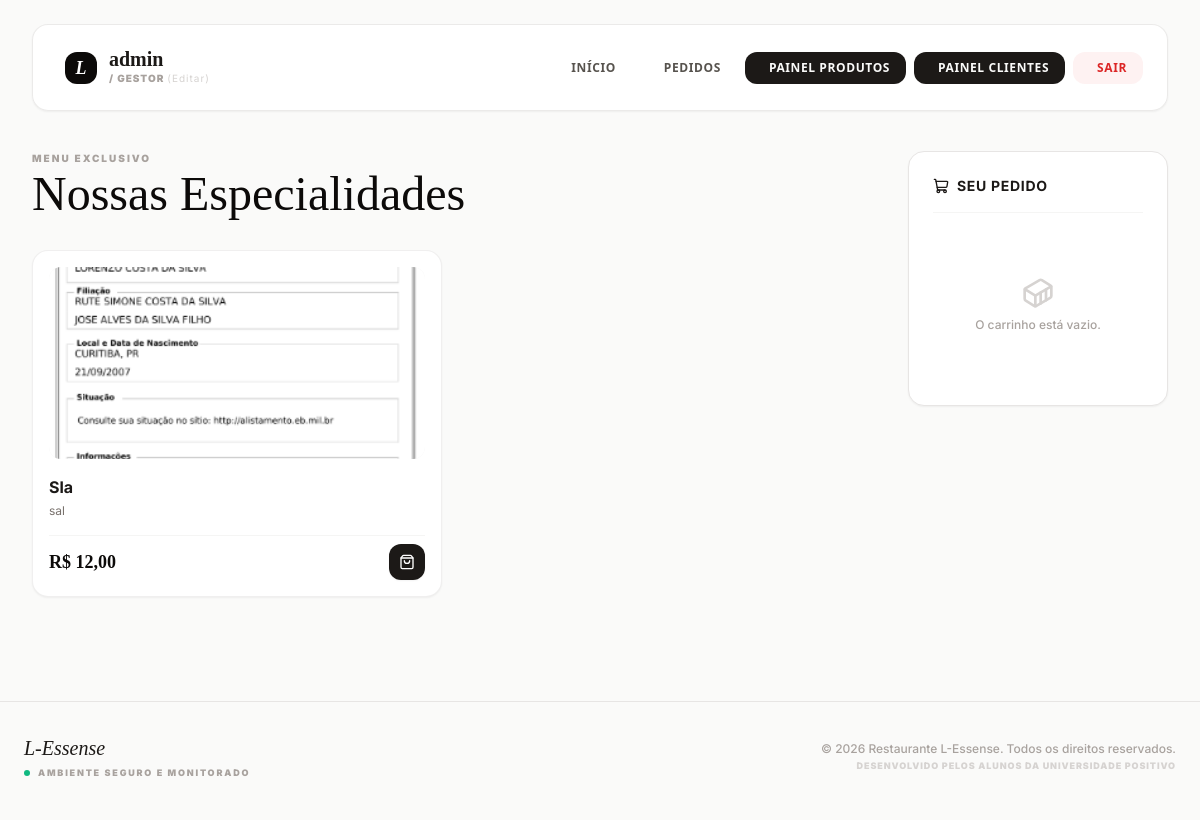
Before: /user/home.php (signed in) with the older database file.
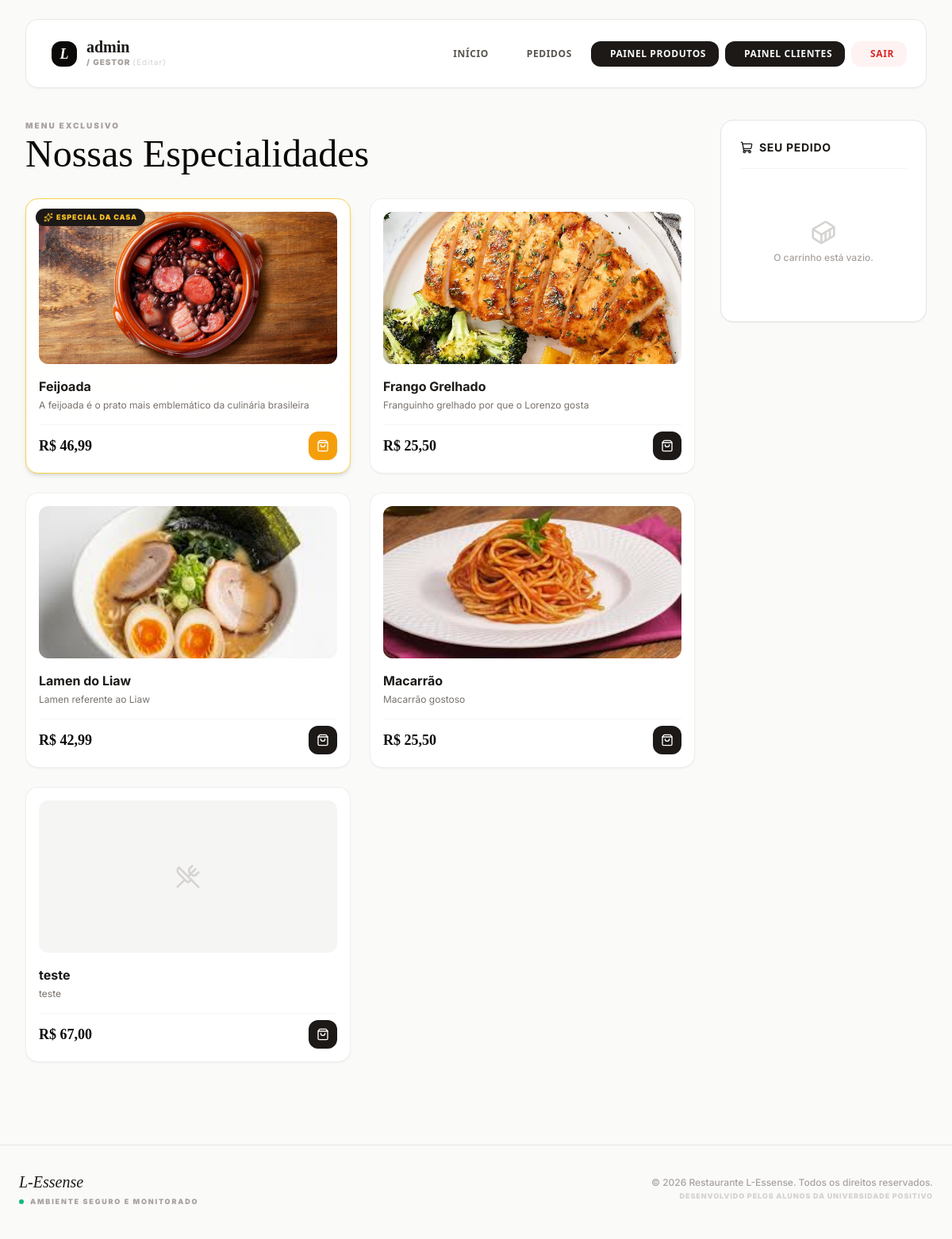
After: the same page with the newer database file.
### tables this page shows
CREATE TABLE `produtos` (
  `id` int(11) NOT NULL,
  `nome` varchar(100) NOT NULL,
  `descricao` text DEFAULT NULL,
  `preco` decimal(10,2) NOT NULL,
  `estoque` int(11) NOT NULL,
  `fixado` tinyint(1) DEFAULT 0,
  `imagem` varchar(255) DEFAULT NULL
);

### user/home.php (the view, shortened to what this page needs)
<?php
global $conexao;
$sql = "SELECT * FROM produtos WHERE estoque > 0 ORDER BY fixado DESC, nome ASC";
$resultado = mysqli_query($conexao, $sql);
$produtos = mysqli_fetch_all($resultado, MYSQLI_ASSOC);
?>
<!DOCTYPE html>
<html lang="pt-br">
<head>
    <link rel="stylesheet" href="../style.css">
    <script src="https://cdn.tailwindcss.com"></script>
</head>
<body class="bg-stone-50 text-stone-900 min-h-screen">
    <div class="max-w-7xl mx-auto px-4 sm:px-6 lg:px-8 py-6">
        <?php include __DIR__ . '/menu.php'; ?>
        <div class="grid grid-cols-1 lg:grid-cols-4 gap-8 items-start">
            <div class="lg:col-span-3">
                <div class="mb-8">
                    <span class="text-[10px] font-black uppercase tracking-[0.2em] text-stone-400 block mb-1">Menu Exclusivo</span>
                    <h1 class="font-serif text-4xl sm:text-5xl text-stone-950">Nossas Especialidades</h1>
                </div>
                <div class="grid grid-cols-1 sm:grid-cols-2 xl:grid-cols-3 gap-6">
                    <?php if (empty($produtos)): ?>
                        <p class="text-stone-500 text-sm italic col-span-full py-8 text-center">Nenhum produto disponível no momento.</p>
                    <?php else: ?>
                        <?php foreach ($produtos as $prod):
                            $isPromocao = (int)$prod['fixado'] === 1;
                        ?>
                            <div class="bg-white rounded-2xl p-4 transition-all flex flex-col justify-between group relative border <?php echo $isPromocao ? 'border-amber-300 shadow-md promo-glow bg-gradient-to-b from-amber-50/10 to-white' : 'border-stone-200/60 shadow-sm hover:shadow-md'; ?>">
                                <?php if ($isPromocao): ?>
                                    <div class="absolute top-3 left-3 z-10 bg-stone-900 text-amber-400 font-black text-[9px] uppercase tracking-widest px-2.5 py-1 rounded-full shadow flex items-center gap-1">
                                        <i data-lucide="sparkles" class="w-3 h-3 text-amber-400"></i>
                                        Especial da Casa
                                    </div>
                                <?php endif; ?>
                                <div>
                                    <div class="w-full h-48 bg-stone-100 rounded-xl mb-4 overflow-hidden relative">
                                        <?php if (!empty($prod['imagem'])): ?>
                                            <img src="../uploads/<?php echo $prod['imagem']; ?>" alt="<?php echo htmlspecialchars($prod['nome']); ?>" class="w-full h-full object-cover group-hover:scale-105 transition-transform duration-300">
                                        <?php else: ?>
                                            <div class="w-full h-full flex items-center justify-center text-stone-300">
                                                <i data-lucide="utensils-crossed" class="w-8 h-8"></i>
                                            </div>
                                        <?php endif; ?>
                                    </div>
                                    <h3 class="font-bold text-stone-900 text-base mb-1">
                                        <?php echo htmlspecialchars($prod['nome']); ?>
                                    </h3>
                                    <p class="text-stone-500 text-xs line-clamp-2 mb-4"><?php echo htmlspecialchars($prod['descricao'] ?? ''); ?></p>
                                </div>
                                <div class="flex items-center justify-between pt-2 border-t border-stone-100 mt-auto">
                                    <span class="font-serif font-bold text-lg text-stone-950">R$ <?php echo number_format((float)$prod['preco'], 2, ',', '.'); ?></span>
                                    <a href="carrinho_logica.php?adicionar=<?php echo $prod['id']; ?>" class="p-2.5 text-white rounded-xl transition-all shadow-sm active:scale-95 <?php echo $isPromocao ? 'bg-amber-500 hover:bg-amber-600' : 'bg-stone-900 hover:bg-black'; ?>">
                                        <i data-lucide="shopping-bag" class="w-4 h-4"></i>
                                    </a>
                                </div>
                            </div>
                        <?php endforeach; ?>
                    <?php endif; ?>
                </div>
            </div>
            <div class="lg:col-span-1 lg:sticky lg:top-24 self-start bg-white border border-stone-200 rounded-2xl p-6 shadow-sm">
                <div class="flex items-center justify-between pb-4 border-b border-stone-100 mb-4">
                    <div class="flex items-center gap-2">
                        <i data-lucide="shopping-cart" class="w-4 h-4 text-stone-900"></i>
                        <h2 class="font-bold text-sm uppercase tracking-wider text-stone-900">Seu Pedido</h2>
                    </div>
                    <?php
                    $carrinho = obterCarrinho();
                    ?>
                </div>
                <?php
                if (empty($carrinho)):
                ?>
                    <div class="py-12 text-center">
                        <i data-lucide="container" class="w-8 h-8 text-stone-300 mx-auto mb-2"></i>
                        <p class="text-stone-400 text-xs font-medium">O carrinho está vazio.</p>
                    </div>
                <?php endif; ?>
            </div>
        </div>
    </div>
    <?php include __DIR__ . '/../user/rodape.php'; ?>
</body>
</html>

### user/menu.php (shortened to what this page needs)
<nav class="flex flex-col md:flex-row items-center justify-between gap-4 py-4 px-6 mb-10 bg-white border border-stone-200/80 rounded-2xl shadow-sm sticky top-4 z-50 backdrop-blur-md bg-white/90">
    <a href="../user/perfil.php" class="flex items-center gap-3 text-center md:text-left hover:bg-stone-50 p-2 rounded-xl transition-all duration-200 group">
        <div class="h-8 w-8 bg-stone-950 rounded-xl flex items-center justify-center text-white font-serif italic font-bold text-lg group-hover:scale-105 transition-all">L</div>
        <div>
            <span class="font-serif text-xl text-stone-900 leading-none block group-hover:text-stone-700 transition-all">
                <strong><?php echo htmlspecialchars($_SESSION['usuario'] ?? 'Convidado'); ?></strong>
            </span>
            <span class="text-stone-400 text-[10px] font-black uppercase tracking-widest block mt-0.5">
                / <?php echo (isset($_SESSION['perfil']) && $_SESSION['perfil'] === 'admin') ? 'Gestor' : 'Cliente'; ?>
                <span class="text-stone-300 normal-case font-normal group-hover:text-stone-500 transition-all">(Editar)</span>
            </span>
        </div>
    </a>
    <div class="flex flex-wrap items-center justify-center gap-2 font-sans">
        <a href="../user/home.php" class="flex items-center gap-2 px-4 py-2 text-xs font-bold uppercase tracking-wider text-stone-600 hover:text-stone-900 hover:bg-stone-100/80 rounded-xl transition-all duration-200 active:scale-95">
            <i data-lucide=\"home\" class=\"w-3.5 h-3.5\"></i> Início
        </a>
        <a href="../dashboard/status.php" class="flex items-center gap-2 px-4 py-2 text-xs font-bold uppercase tracking-wider text-stone-600 hover:text-stone-900 hover:bg-stone-100/80 rounded-xl transition-all duration-200 active:scale-95">
            <i data-lucide=\"clock\" class=\"w-3.5 h-3.5\"></i> Pedidos
        </a>
        <?php if (isset($_SESSION['perfil']) && $_SESSION['perfil'] === 'admin'): ?>
            <a href="../dashboard/product.php" class="flex items-center gap-2 px-4 py-2 text-xs font-bold uppercase tracking-wider bg-stone-900 text-stone-50 hover:bg-black hover:shadow-md rounded-xl transition-all duration-200 active:scale-95">
                <i data-lucide=\"box\" class=\"w-3.5 h-3.5\"></i> Painel Produtos
            </a>
            <a href="../dashboard/client.php" class="flex items-center gap-2 px-4 py-2 text-xs font-bold uppercase tracking-wider bg-stone-900 text-stone-50 hover:bg-black hover:shadow-md rounded-xl transition-all duration-200 active:scale-95">
                <i data-lucide=\"users\" class=\"w-3.5 h-3.5\"></i> Painel Clientes
            </a>
        <?php endif; ?>
        <a href="../auth/logout.php" class="flex items-center gap-2 px-4 py-2 text-xs font-bold uppercase tracking-wider bg-red-50 text-red-600 hover:bg-red-100 rounded-xl transition-all duration-200 active:scale-95">
            <i data-lucide=\"log-out\" class=\"w-3.5 h-3.5\"></i> Sair
        </a>
    </div>
</nav>

### user/rodape.php (shortened to what this page needs)
<footer class="mt-20 pb-10 border-t border-stone-200">
    <div class="max-w-6xl mx-auto pt-8 flex flex-col md:flex-row justify-between items-center gap-4 text-center md:text-left">
        <div class="flex flex-col items-center md:items-start">
            <span class="font-serif text-xl italic text-stone-900 mb-1">L-Essense</span>
            <div class="flex items-center gap-2">
                <span class="w-1.5 h-1.5 rounded-full bg-emerald-500 animate-pulse"></span>
                <span class="text-[9px] font-black uppercase tracking-[0.2em] text-stone-400">
                    Ambiente Seguro e Monitorado
                </span>
            </div>
        </div>
        <div class="md:text-right">
            <p class="text-xs text-stone-400 font-medium">
                &copy; <?php echo date("Y"); ?> Restaurante L-Essense. Todos os direitos reservados.
            </p>
            <p class="text-[9px] font-black uppercase tracking-widest text-stone-300 mt-0.5">
                Desenvolvido pelos alunos da Universidade Positivo
            </p>
        </div>
    </div>
</footer>

### style.css (style rules this page uses)
* { margin: 0; padding: 0; box-sizing: border-box; }
html { scroll-behavior: smooth; }

### user/home.php (style rules this page uses)
body { font-family: 'Inter', sans-serif; }
.font-serif { font-family: 'Instrument Serif', serif; }
.promo-glow { animation: pulseGlow 2.5s infinite ease-in-out; }

Changed rows visible on the page:
removed produtos: imagem (picture), nome "Sla", descricao "sal", preco "12,00"
added produtos: fixado 1 (drawn), imagem (picture), nome "Feijoada", descricao "A feijoada é o prato mais emblemático da culinária brasileira", preco "46,99"
added produtos: imagem (picture), nome "Frango Grelhado", descricao "Franguinho grelhado por que o Lorenzo gosta", preco "25,50"
added produtos: imagem (picture), nome "Lamen do Liaw", descricao "Lamen referente ao Liaw", preco "42,99"
added produtos: imagem (picture), nome "Macarrão", descricao "Macarrão gostoso", preco "25,50"
added produtos: nome "teste", descricao "teste", preco "67,00"
